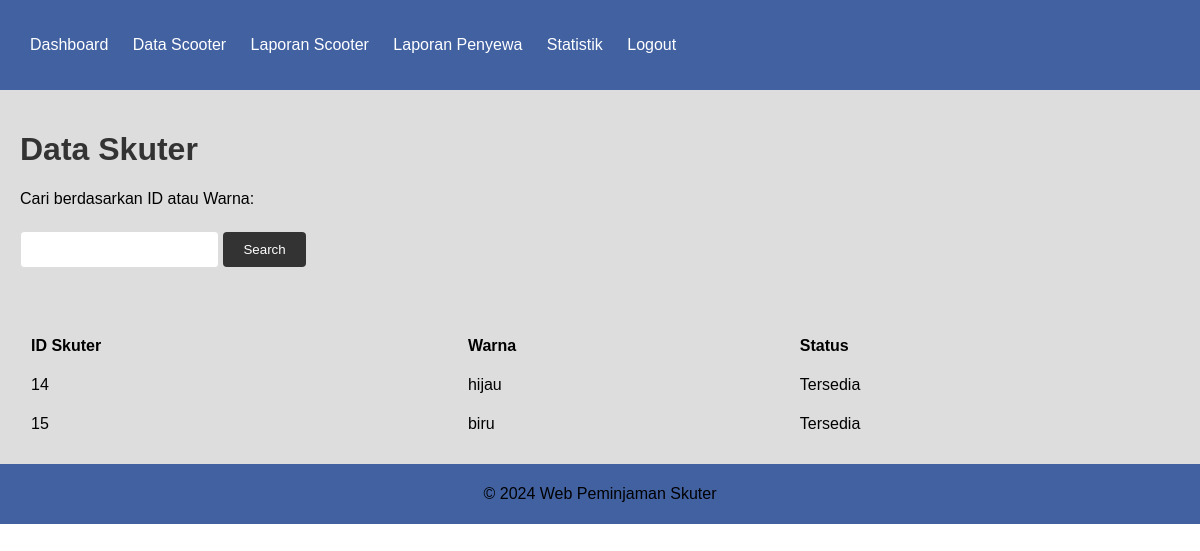
/web-pinjam-skuter/pimpinan/detail_scooter.php (signed in), run on the app's committed database.
### tables this page shows
CREATE TABLE `scooter` (
  `id_scooter` int(11) NOT NULL,
  `warna` varchar(50) NOT NULL,
  `status` enum('Tersedia','Disewa','Perbaikan') NOT NULL DEFAULT 'Tersedia'
);

### web-pinjam-skuter/includes/function.php (called while the page is built, shortened)
<?php
function base_url($path = '') {
    $base_url = 'http://localhost/web-pinjam-skuter';
    return $base_url . $path;
}
?>

### web-pinjam-skuter/pimpinan/detail_scooter.php (the view, shortened to what this page needs)
<?php
include '../includes/function.php';
$scooter_list = [];
$search_query = $_GET['query'] ?? '';
if ($search_query) {
    $stmt = $conn->prepare("SELECT * FROM scooter WHERE id_scooter LIKE ? OR warna LIKE ?");
    $search_term = "%" . $search_query . "%";
    $stmt->bind_param('ss', $search_term, $search_term);
    $stmt->execute();
    $result = $stmt->get_result();
    while ($row = $result->fetch_assoc()) {
        $scooter_list[] = $row;
    }
    $stmt->close();
} else {
    $result = $conn->query("SELECT * FROM scooter");
    while ($row = $result->fetch_assoc()) {
        $scooter_list[] = $row;
    }
}
?>
<!DOCTYPE html>
<html lang="en">
<head>
    <link rel="stylesheet" href="<?php echo base_url('../css/style.css'); ?>">
</head>
<body>
    <header>
        <nav>
            <ul>
                <li><a href="<?php echo base_url('/pimpinan/dashboard.php'); ?>">Dashboard</a></li>
                <li><a href="<?php echo base_url('/pimpinan/detail_scooter.php'); ?>">Data Scooter</a></li>
                <li><a href="<?php echo base_url('/pimpinan/report_scooter.php'); ?>">Laporan Scooter</a></li>
                <li><a href="<?php echo base_url('/pimpinan/report_renter.php'); ?>">Laporan Penyewa</a></li>
                <li><a href="<?php echo base_url('/pimpinan/statistic.php'); ?>">Statistik</a></li>
                <li><a href="<?php echo base_url('/includes/logout.php'); ?>" onclick="return confirm('Apakah anda yakin ingin keluar?')">Logout</a></li>
            </ul>
        </nav>
    </header>
    <div class="container">
        <main>
            <h1>Data Skuter</h1>
            <form method="GET" action="detail_scooter.php">
                <label for="query">Cari berdasarkan ID atau Warna:</label><br>
                <input type="text" id="query" name="query" value="<?php echo htmlspecialchars($search_query); ?>">
                <button type="submit">Search</button>
            </form>
            <br>
            <?php if (!empty($scooter_list)): ?>
                <table>
                    <thead>
                        <tr>
                            <th>ID Skuter</th>
                            <th>Warna</th>
                            <th>Status</th>
                        </tr>
                    </thead>
                    <tbody>
                        <?php foreach ($scooter_list as $scooter): ?>
                            <tr>
                                <td><?php echo htmlspecialchars($scooter['id_scooter']); ?></td>
                                <td><?php echo htmlspecialchars($scooter['warna']); ?></td>
                                <td><?php echo htmlspecialchars($scooter['status']); ?></td>
                            </tr>
                        <?php endforeach; ?>
                    </tbody>
                </table>
            <?php else: ?>
                <p>Data "<?php echo htmlspecialchars($_GET['query']); ?>" tidak ditemukan</p>
            <?php endif; ?>
        </main>
    </div>
    <?php include '../includes/footer.php'; ?>
</body>
</html>

### web-pinjam-skuter/css/style.css (style rules this page uses)
body { font-family: Arial, sans-serif; margin: 0; padding: 0; }
header { background-color: #4161a1; color: white; padding: 20px 0; }
header nav ul { list-style-type: none; padding-left: 30px; }
header nav ul li { display: inline; margin-right: 20px; }
header nav ul li a { color: white; text-decoration: none; }
main { padding: 20px; background-color: #ddd; }
h1 { color: #333; }
table { width: 100%; border-collapse: collapse; margin-top: 20px; }
table, th, td { border: 1px solid #ddd; }
th, td { padding: 10px; text-align: left; }
form { margin-top: 20px; }
label { display: block; margin-bottom: 5px; }
input[type="text"], input[type="number"], textarea, select { max-width: fit-content; padding: 10px; margin-bottom: 20px; border: 1px solid #ddd; border-radius: 4px; }
button { background-color: #333; color: white; padding: 10px 20px; border: none; border-radius: 4px; cursor: pointer; }

### data on the page
scooter: id_scooter "14", warna "hijau", status "Tersedia"
scooter: id_scooter "15", warna "biru", status "Tersedia"
